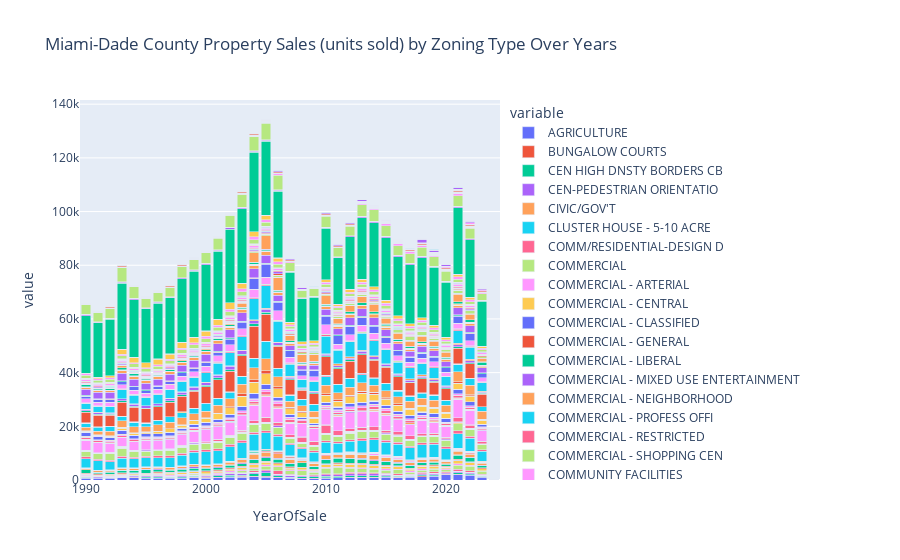

Here is the notebook cell this chart was saved with:
### Code cell
import plotly.express as px

# Ensure pivot_data_reset is the DataFrame with 'YearOfSale' as a column
fig = px.bar(pivot_data_reset, x='YearOfSale', y=[col for col in pivot_data_reset.columns if col != 'YearOfSale'],
             title='Miami-Dade County Property Sales (units sold) by Zoning Type Over Years')

fig.update_layout(barmode='stack', xaxis={'categoryorder':'total descending'})
fig.write_html('index.html')
fig.show()
